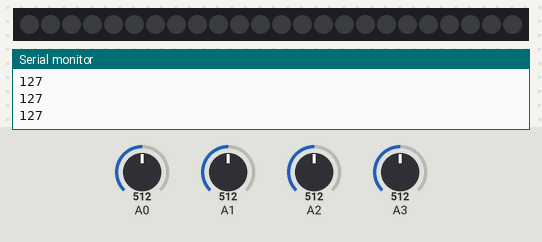
A sketch run on a simulated Arduino Uno, built with avr-gcc and run on an emulated ATmega328P. On the bench: 24 RGB LEDs in strip order, left to right, the last lines printed to the serial monitor. The test bench sets the inputs (shaded band); at power-on: A0 = 512, A1 = 512, A2 = 512, A3 = 512. Dim RGB values are drawn brighter than linear.

Above: at 4.2 s.
4.3 s: A0 set to 87
5.8 s: A0 set to 73
At 6.4 s:
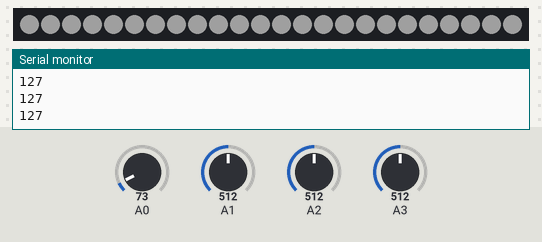
7.3 s: A1 set to 716
8.8 s: A2 set to 716
10.3 s: A3 set to 306
At 10.8 s:
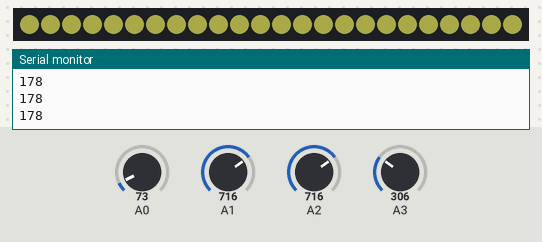
11.8 s: A1 set to 992
Timing chart, 0 to 14.3 s (numbered marks = the images above; inputs shaded):
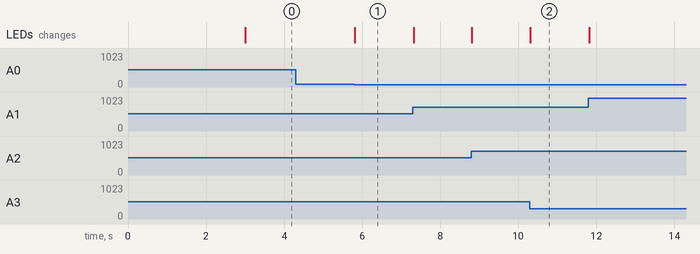

Measured:
- the behaviour switches between 82 and 81 on A0 (found by bisection; images 0 and 1)
- after the input at 5.8 s, the LEDs: change at once (image 1)
- after the input at 10.3 s, the LEDs: change at once (image 2)

The sketch:

Photoresistor.ino
```cpp
#include <FastLED.h>

#define LED_PIN     4
#define NUM_LEDS    24
#define BRIGHTNESS  64
#define LED_TYPE    WS2812B
#define COLOR_ORDER GRB
CRGB leds[NUM_LEDS];


#define UPDATES_PER_SECOND 60

void setup() {
  // put your setup code here, to run once:
  delay( 3000 ); // power-up safety delay
  FastLED.addLeds<LED_TYPE, LED_PIN, COLOR_ORDER>(leds, NUM_LEDS).setCorrection( TypicalLEDStrip );
  FastLED.setBrightness(  BRIGHTNESS );

  Serial.begin(9600);
}

void loop() {
  // put your main code here, to run repeatedly:
  int sensorValue = analogRead(A0);
  int redPot = analogRead(1);
  int greenPot = analogRead(2);
  int bluePot = analogRead(3);

  int redRGB = map(redPot, 0, 1023, 0, 255);
  int greenRGB = map(greenPot, 0, 1023, 0, 255);
  int blueRGB = map(bluePot, 0, 1023, 0, 255);

  float voltage = sensorValue * (5.0 / 1023.0);
  Serial.println(redRGB);

  if (voltage < 0.4) {
    for (int pix = 0; pix < NUM_LEDS; pix++) {
      leds[pix].r = redRGB;
      leds[pix].g = greenRGB;
      leds[pix].b = blueRGB;
    }
  }
  else
  {
    for (int pix = 0; pix < NUM_LEDS; pix++) {
      leds[pix] = CRGB::Black;
    }
  }

  FastLED.show();
  FastLED.delay(1000 / UPDATES_PER_SECOND);
}
```
